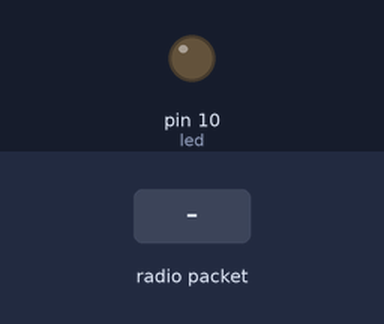
A sketch run on a simulated Arduino Uno, built with avr-gcc and run on an emulated ATmega328P. Parts: output pins drawn as LEDs (lit = HIGH). The inputs (shaded band) are chosen by the test bench. No radio packets arrive unless stated; what the sketch prints to the serial monitor is not drawn.

Above: at 1.2 s.
1.3 s: radio packet "1" arrives
At 1.7 s:
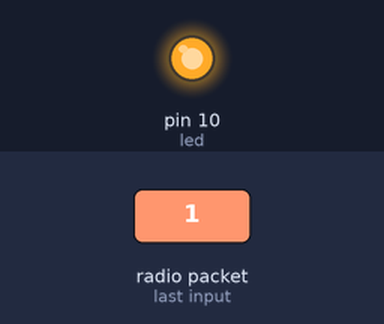
Timing chart, 0 to 4.3 s (numbered marks = the images above; inputs shaded):
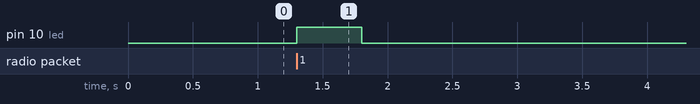

The sketch:

rec.ino
```cpp
#include <SPI.h>
#include <nRF24L01.h>
#include <RF24.h>
RF24 radio(7, 8); // CE, CSN
const byte address[6] = "00001";
int led=10;
void setup() {
  Serial.begin(9600);
  pinMode(led, OUTPUT);
  radio.begin();
  radio.openReadingPipe(0, address);
  radio.setPALevel(RF24_PA_MIN);
  radio.startListening();
}
void loop() {

  if (radio.available())
  {

    char text[32] = "";
    radio.read(&text, sizeof(text));

    digitalWrite(led, HIGH);
    delay(500);
    digitalWrite(led, LOW);
    delay(500);
    Serial.println(text);

  }
}
```

Measured:
- after the input at 1.3 s, pin 10 (led): LOW → HIGH at once, → LOW 0.50 s later
